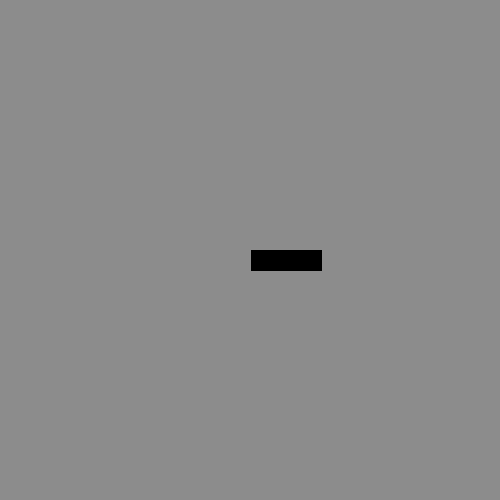
Frame 1 (no input)
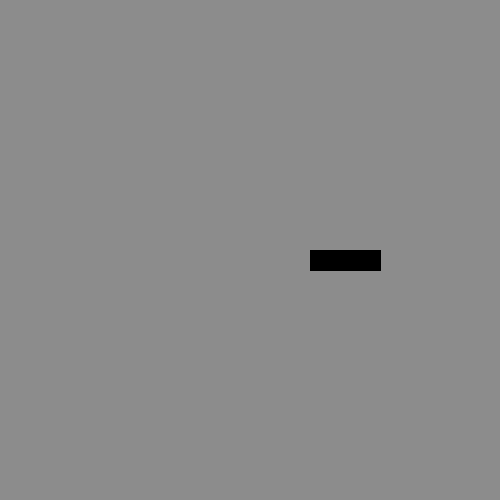
Frame 60 (the mouse pressed at the canvas centre just before this capture)
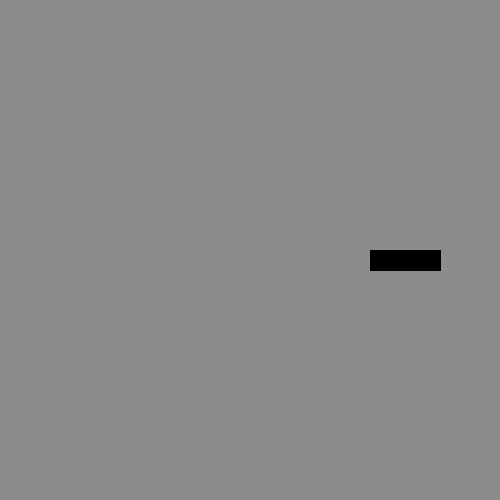
Frame 120 (the mouse held since frame 60 and released just before this capture)

The Processing sketch that drew these frames (run headless with seeded random() and noise(); from frame 60 on, the mouse is pressed at the canvas centre):

// Processing sketch: processing_58377
// ── processing_58377.pde

color c = color(0);
float x = 250;
float y = 250;
float speed = 1;


void setup() {
  size(500,500);
}

void draw() {
  background(140);
  move();
  display();
}


void keyPressed() {
  if (c == 0) {
    c = 255;
  } else {
    c = 0;
  }
 }
 
 void mouseClicked () {
   if (speed == 1)  {
     speed = 0;
   } else {
    speed = 1;
   }
 } 

void move() {
  x = x + speed;
  if (x > width) {
    x = 0;
  }
}

void display() {
  fill(c);
  rect(x,y,70,20);
}
